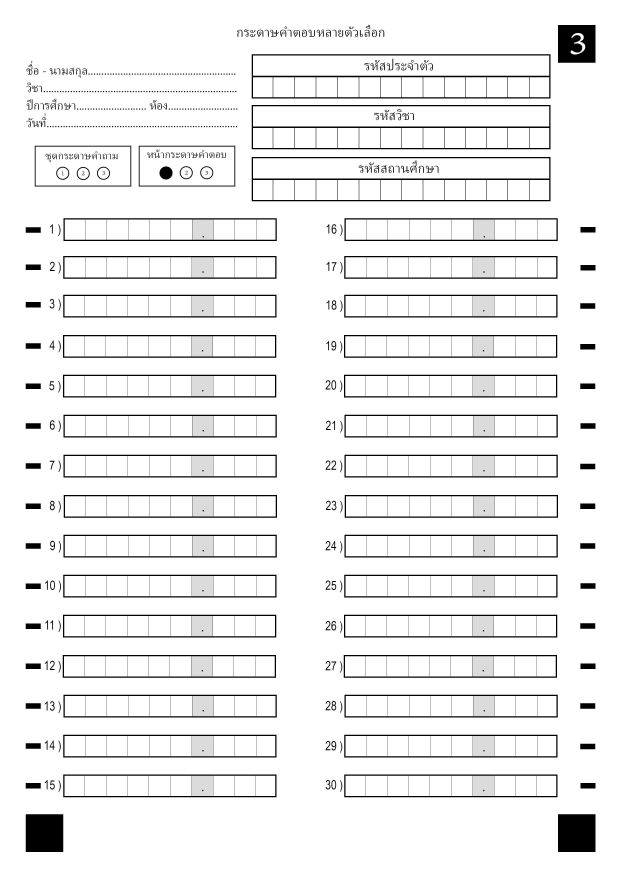
#> input picture T3/template3_page1_role.jpg, 2480 x 3508 px (shown at 1/4 size)
$ python -i common.py   (imports and definitions only)
#> lines starting #> are read from the running program, lines starting #| are printed output that depends on the picture; after the words box and inside, x2 and y2 are one past the last pixel; in counts of white or black regions, pixels touching at a corner belong together
### t3core.py
"""ฟังก์ชันประมวลผลภาพของ Template 3 (ไม่มี deep learning)
flatten แสง -> หาจุดอ้างอิง (สี่เหลี่ยมดำ/กล่องเลข 3/ขีดแถว) -> วัด layout จาก template
-> จัดภาพเป็น 1654x2339 (ลองหมุน 0/180/90/270) -> แบ่งช่อง -> Character Check (ink ratio) -> เตรียมช่อง 32x32
"""
import cv2, json, numpy as np

STD_W, STD_H = 1654, 2339          # ขนาดมาตรฐานหลังจัดภาพ (A4 @200dpi)
N_CELLS = 10                        # ช่องต่อแถวคำตอบ
DECIMAL_IDX = 6                     # ช่องที่ 7 (index 6) = จุดทศนิยม (พิมพ์ไว้แล้ว)
HEADER_CELLS = 14                   # ช่องต่อแถวรหัส

def to_std(img):
    return cv2.resize(img, (STD_W, STD_H), interpolation=cv2.INTER_AREA)

def flatten(gray):
    """แก้แสงไม่สม่ำเสมอ: หารด้วยภาพพื้นหลัง (max-filter) -> พื้นกระดาษขาวเท่ากันทั้งภาพ"""
    h, w = gray.shape
    s = 400 / max(h, w)
    small = cv2.resize(gray, None, fx=s, fy=s, interpolation=cv2.INTER_AREA)
    k = max(3, int(min(small.shape) / 10) | 1)
    bg = cv2.dilate(small, cv2.getStructuringElement(cv2.MORPH_RECT, (k, k)))
    bg = cv2.GaussianBlur(bg, (k, k), 0)
    bg = cv2.resize(bg, (w, h), interpolation=cv2.INTER_LINEAR).astype(np.float32)
    return np.clip(gray.astype(np.float32) / (bg + 1) * 255, 0, 255).astype(np.uint8)

# [4 lines left out: function binarize, not called in this run]

# ---------------------------------------------------------------- markers
def find_markers(img):
    """หาจุดอ้างอิง 4 จุด: สี่เหลี่ยมดำล่างซ้าย, ล่างขวา, กล่องเลข 3 ขวาบน, ขีดดำแถวแรกซ้าย
    คืนค่า dict {name: (cx, cy)} หรือ None"""
    gray = cv2.cvtColor(img, cv2.COLOR_BGR2GRAY) if img.ndim == 3 else img
    H, W = gray.shape
    fl = flatten(gray)
    otsu, _ = cv2.threshold(fl, 0, 255, cv2.THRESH_BINARY + cv2.THRESH_OTSU)
    th = (fl < min(150, otsu)).astype(np.uint8) * 255   # สี่เหลี่ยมพิมพ์ซีด (เทา ~100-120) ก็ยังทึบ
    k = max(2, round(5 * max(H, W) / STD_H))          # kernel ตามขนาดภาพ (ภาพเล็กใช้ kernel เล็ก กันขีดติดกรอบ)
    th = cv2.morphologyEx(th, cv2.MORPH_CLOSE, np.ones((k, k), np.uint8))
    cnts, _ = cv2.findContours(th, cv2.RETR_EXTERNAL, cv2.CHAIN_APPROX_SIMPLE)
    page_area = H * W
    squares, dashes = [], []
    for c in cnts:
        x, y, w, h = cv2.boundingRect(c)
        if w == 0 or h == 0:
            continue
        area = cv2.countNonZero(th[y:y + h, x:x + w])     # นับพิกเซลจริง (แม่นกว่า contourArea ตอนภาพเล็ก)
        ar = w / h
        fill = area / (w * h)
        # สี่เหลี่ยมทึบใหญ่ ~0.25% ของหน้า
        if 0.7 < ar < 1.4 and fill > 0.7 and 0.0008 < area / page_area < 0.01:
            squares.append((x + w / 2, y + h / 2, area))
        # ขีด timing mark (ยาว:สูง ≈ 4:1)
        elif 2.0 < ar < 7 and fill > 0.75 and 0.00005 < area / page_area < 0.001:
            dashes.append((x + w / 2, y + h / 2))
    if len(squares) < 3:
        return None
    # ใช้ 3 สี่เหลี่ยมที่ใหญ่ที่สุด
    squares = sorted(squares, key=lambda s: -s[2])[:3]
    tr = min(squares, key=lambda s: s[1] - s[0])          # บนสุด-ขวาสุด
    rest = [s for s in squares if s is not tr]
    bl, br = sorted(rest, key=lambda s: s[0])
    # ขีดแถวแรกฝั่งซ้าย = ขีดที่ x < กลางหน้า และ y น้อยสุด
    left = [d for d in dashes if d[0] < (bl[0] + br[0]) / 2 and d[1] < bl[1]]
    tl = min(left, key=lambda d: d[1]) if left else None   # ไม่เจอขีด -> ใช้ affine 3 จุด
    return {"tl": tl[:2] if tl else None, "tr": tr[:2], "bl": bl[:2], "br": br[:2]}

def marker_array(m):
    return np.float32([m["tl"], m["tr"], m["br"], m["bl"]])

# ---------------------------------------------------------------- layout (วัดจาก template เปล่า)
def _rects(th, min_w, max_w, ar_lo, ar_hi):
    cnts, _ = cv2.findContours(th, cv2.RETR_EXTERNAL, cv2.CHAIN_APPROX_SIMPLE)
    out = []
    for c in cnts:
        x, y, w, h = cv2.boundingRect(c)
        if min_w <= w <= max_w and ar_lo <= w / h <= ar_hi:
            out.append([x, y, w, h])
    return out

def build_layout(template_img):
    """วัดพิกัดกล่องทั้งหมดจาก template เปล่า (ทำครั้งเดียว) -> dict"""
    img = to_std(template_img)
    gray = cv2.cvtColor(img, cv2.COLOR_BGR2GRAY)
    _, th = cv2.threshold(gray, 0, 255, cv2.THRESH_BINARY_INV + cv2.THRESH_OTSU)
    # ดึงเฉพาะเส้นแนวนอน/แนวตั้งยาว ๆ เพื่อหากรอบตาราง
    hl = cv2.morphologyEx(th, cv2.MORPH_OPEN, cv2.getStructuringElement(cv2.MORPH_RECT, (40, 1)))
    vl = cv2.morphologyEx(th, cv2.MORPH_OPEN, cv2.getStructuringElement(cv2.MORPH_RECT, (1, 25)))
    grid = cv2.dilate(hl | vl, np.ones((3, 3), np.uint8))

    # แถวคำตอบ: กว้าง ~ 1/3 หน้า, อัตราส่วน ~9.5
    rows = _rects(grid, STD_W * 0.25, STD_W * 0.45, 7, 13)
    rows = sorted(rows, key=lambda r: (r[0] > STD_W / 2, r[1]))   # คอลัมน์ซ้ายก่อน แล้วบนลงล่าง
    # กล่องรหัส 3 แถว (เฉพาะส่วนช่องกรอก ไม่รวมหัวข้อ): กว้าง ~ 0.48 หน้า อัตราส่วน ~ 13.8
    # กรอบรวม (หัวข้อ+ช่อง) อัตราส่วน ~7 -> เอาครึ่งล่างเป็นแถวช่องกรอก
    hdr = _rects(grid, STD_W * 0.4, STD_W * 0.55, 5, 9.5)
    hdr = [[x, y + h // 2, w, h - h // 2] for x, y, w, h in sorted(hdr, key=lambda r: r[1])]
    # ช่องฝนวงกลม (ชุดคำถาม/หน้า) — วงกลมเล็ก
    cnts, _ = cv2.findContours(th, cv2.RETR_LIST, cv2.CHAIN_APPROX_SIMPLE)
    circles = []
    for c in cnts:
        x, y, w, h = cv2.boundingRect(c)
        if 25 <= w <= 45 and 0.8 < w / h < 1.25 and y < STD_H * 0.25 and x < STD_W * 0.4:
            per = cv2.arcLength(c, True)
            if per > 0 and 4 * np.pi * cv2.contourArea(c) / per ** 2 > 0.6:
                circles.append([x, y, w, h])
    circles = _dedup(circles)
    circles = sorted(circles, key=lambda r: r[0])
    layout = {
        "size": [STD_W, STD_H],
        "markers": {k: list(map(float, v)) for k, v in find_markers(img).items()},
        "rows": rows,
        "header": dict(zip(["student_id", "subject_id", "school_id"], hdr)),
        "quiz_set": circles[:3],
        "page_no": circles[3:6],
    }
    return layout

def _dedup(rs, tol=8):
    out = []
    for r in rs:
        if all(abs(r[0] - o[0]) > tol or abs(r[1] - o[1]) > tol for o in out):
            out.append(r)
    return out

# ---------------------------------------------------------------- align
def find_page(img):
    """(ทางเลือก) หาขอบกระดาษ 4 มุม แล้วตัดพื้นหลังออก ถ้าไม่เจอคืนภาพเดิม"""
    ratio = 1000 / max(img.shape[:2])
    small = cv2.resize(img, None, fx=ratio, fy=ratio)
    g = cv2.GaussianBlur(cv2.cvtColor(small, cv2.COLOR_BGR2GRAY), (5, 5), 0)
    edges = cv2.dilate(cv2.Canny(g, 50, 150), np.ones((3, 3), np.uint8))
    cnts, _ = cv2.findContours(edges, cv2.RETR_EXTERNAL, cv2.CHAIN_APPROX_SIMPLE)
    for c in sorted(cnts, key=cv2.contourArea, reverse=True)[:5]:
        if cv2.contourArea(c) < 0.3 * small.shape[0] * small.shape[1]:
            break
        approx = cv2.approxPolyDP(c, 0.02 * cv2.arcLength(c, True), True)
        if len(approx) == 4:
            pts = _order(approx.reshape(4, 2) / ratio)
            M = cv2.getPerspectiveTransform(pts, np.float32([[0, 0], [STD_W, 0], [STD_W, STD_H], [0, STD_H]]))
            return cv2.warpPerspective(img, M, (STD_W, STD_H)), M
    return img, None

# [4 lines left out: function _order, not called in this run]

def _align_once(img, layout):
    pre, M0 = find_page(img)
    m = find_markers(pre)
    if m is None and M0 is not None:          # ตัดขอบกระดาษแล้วหาไม่เจอ -> ลองบนภาพเดิม
        pre, M0 = img, None
        m = find_markers(pre)
    if m is None:
        return None, None
    if m["tl"] is not None:
        H = cv2.getPerspectiveTransform(marker_array(m), marker_array(layout["markers"]))
    else:
        k = ["tr", "br", "bl"]
        A = cv2.getAffineTransform(np.float32([m[i] for i in k]), np.float32([layout["markers"][i] for i in k]))
        H = np.vstack([A, [0, 0, 1]])
    aligned = cv2.warpPerspective(pre, H, (STD_W, STD_H), borderValue=(255, 255, 255))
    return aligned, (H @ M0 if M0 is not None else H)

def mask_fields(gray, layout, pad=12):
    """ทาช่องคำตอบ+ช่องรหัสเป็นขาว (ลายมือในช่องไม่ควรมีผลกับ score)"""
    g = gray.copy()
    for x, y, w, h in layout["rows"] + list(layout["header"].values()):
        g[max(0, y - pad):y + h + pad, max(0, x - pad):x + w + pad] = 255
    return g

def match_score(aligned, refs, layout):
    """ความเหมือนกับ template (ใช้ตรวจว่าจัดภาพถูกต้อง/ไม่กลับหัว) — เทียบเฉพาะส่วนที่พิมพ์ไว้
    refs = list ของ template gray (3 หน้า) -> เอาค่าสูงสุด"""
    def vec(g):
        v = cv2.resize(mask_fields(g, layout), (200, 283), interpolation=cv2.INTER_AREA).astype(np.float32)
        return v - v.mean()
    a = vec(flatten(cv2.cvtColor(aligned, cv2.COLOR_BGR2GRAY)))
    return max(float((a * b).sum() / (np.linalg.norm(a) * np.linalg.norm(b) + 1e-6))
               for b in map(vec, refs))

ROTS = [None, cv2.ROTATE_180, cv2.ROTATE_90_CLOCKWISE, cv2.ROTATE_90_COUNTERCLOCKWISE]
# วัดจาก 30 รูปจริง + template (2026-10-14): ทิศถูก 0.863–0.999, หมุนผิด/สะท้อน ≤ 0.61 -> ตัดกลาง ๆ
MIN_SCORE = 0.7

def align(img, layout, refs, min_score=None):
    """จัดภาพถ่ายให้ตรง template ลองหมุน 0/180/90/270 แล้วเลือกที่เหมือน template ที่สุด
    คืน (aligned_img, H, rot, score) — H แมปจากภาพที่หมุนแล้ว -> ภาพมาตรฐาน"""
    min_score = MIN_SCORE if min_score is None else min_score
    best = (None, None, None, -1)
    for rot in ROTS:
        im = img if rot is None else cv2.rotate(img, rot)
        al, H = _align_once(im, layout)
        if al is None:
            continue
        sc = match_score(al, refs, layout)
        if sc > best[3]:
            best = (al, H, rot, sc)
        if sc > 0.8:
            break
    if best[0] is None or best[3] < min_score:
        raise RuntimeError(f"จัดภาพไม่สำเร็จ (score={best[3]:.2f}) — ตรวจว่าเห็นสี่เหลี่ยมดำครบ 3 มุม")
    return best

# ---------------------------------------------------------------- cells
# [36 lines left out: functions refine_rect, split_row, not called in this run]

INK_LEVEL = 185   # ค่าความสว่าง (หลัง flatten) ที่ถือว่าเป็นหมึกสำหรับ Character Check — กระดาษ ~255

DIGIT_LEVEL = 200  # threshold สำหรับตัดรูปตัวเลข (หลวมกว่า เก็บเส้นจาง)

def ink_mask(cell, level=None):
    m = (cell < (level or INK_LEVEL)).astype(np.uint8) * 255
    return cv2.morphologyEx(m, cv2.MORPH_OPEN, np.ones((2, 2), np.uint8))   # ลบจุด noise

# [22 lines left out: function remove_border_lines, not called in this run]

def ink_ratio(cell):
    """สัดส่วนหมึกในช่อง (Character Check: ว่างหรือไม่) ไม่นับเศษเส้นตาราง"""
    return float(remove_border_lines(ink_mask(cell)).mean() / 255)

def bubble_filled(aligned, circles):
    gray = cv2.cvtColor(aligned, cv2.COLOR_BGR2GRAY)
    vals = [255 - gray[y + h // 4:y + 3 * h // 4, x + w // 4:x + 3 * w // 4].mean() for x, y, w, h in circles]
    if max(vals) < 80:                        # ไม่มีวงไหนถูกฝน
        return 0, vals
    return int(np.argmax(vals)) + 1, vals

PAPER_LEVEL = 248  # พื้นกระดาษปกติหลัง flatten (p1 ของช่องในแผ่น train ของเรา ~253)

# [23 lines left out: functions digit_level, prep_cell, not called in this run]

### common.py
"""ค่าตั้งและฟังก์ชันที่ทุกสคริปต์ใช้ร่วมกัน"""
import os, glob, json
import cv2, numpy as np
import t3core as core

ROOT = os.path.dirname(os.path.abspath(__file__))
_RAW_DEFAULT = os.path.join(ROOT, "data", "Raw_Dataset")
if not os.path.isdir(_RAW_DEFAULT) and os.path.isdir(os.path.join(ROOT, "Raw_Dataset")):
    _RAW_DEFAULT = os.path.join(ROOT, "Raw_Dataset")                              # วาง Raw_Dataset ไว้ที่ราก project ก็ได้
RAW_DIR = os.environ.get("RAW_DIR", _RAW_DEFAULT)  # 0/ … 9/ blank/
TEMPLATE_DIR = os.environ.get("TEMPLATE_DIR", os.path.join(ROOT, "T3"))         # template เปล่า page1/2/3
EVAL_DIR = os.path.join(ROOT, "data", "eval")                                    # แผ่นทดสอบ + เฉลย .csv
OUT = os.path.join(ROOT, "out")
# [1 line not run here, left out]

CLASSES = [str(i) for i in range(10)] + ["blank"]
INK_TH = 0.04          # ink ratio ต่ำกว่านี้ = ช่องว่าง (Character Check)
IMG_EXT = (".jpg", ".jpeg", ".png", ".heic", ".heif", ".webp")


def list_imgs(folder):
    """รูปทุกไฟล์ในโฟลเดอร์ (รวมโฟลเดอร์ย่อย)"""
    return sorted(f for f in glob.glob(os.path.join(folder, "**", "*"), recursive=True)
                  if f.lower().endswith(IMG_EXT))


def imread(path):
    """อ่าน jpg/png/HEIC + หมุนตาม EXIF (cv2.imread ไม่สน EXIF)"""
    from PIL import Image, ImageOps
    if path.lower().endswith((".heic", ".heif")):
        import pillow_heif
        pillow_heif.register_heif_opener()
    im = ImageOps.exif_transpose(Image.open(path)).convert("RGB")
    return cv2.cvtColor(np.array(im), cv2.COLOR_RGB2BGR)


def template_path(p):
    fs = [f for f in list_imgs(TEMPLATE_DIR) if f"page{p}" in os.path.basename(f)]
    if not fs:
        raise FileNotFoundError(f"ไม่พบ template page{p} ใน {TEMPLATE_DIR}")
    return fs[0]


_LAYOUT, _REF = {}, {}


def load_layouts():
    """layout ของ 3 หน้า (cache ไว้ที่ out/layout_p*.json)"""
    if _LAYOUT:
        return _LAYOUT, _REF
    for p in [1, 2, 3]:
        tpl = imread(template_path(p))
        cache = os.path.join(OUT, f"layout_p{p}.json")
        if os.path.exists(cache):
            L = json.load(open(cache))
        else:
            L = core.build_layout(tpl)
            assert len(L["rows"]) == 30 and len(L["header"]) == 3, f"page{p}: หา layout ไม่ครบ"
            json.dump(L, open(cache, "w"))
        _LAYOUT[p] = L
        _REF[p] = cv2.cvtColor(core.to_std(tpl), cv2.COLOR_BGR2GRAY)
    return _LAYOUT, _REF


def process_sheet(path):
    """รูปถ่าย -> (aligned, page, layout, H, rot, score)"""
    LAYOUT, REF = load_layouts()
#> in imread, im is the input picture: PIL image 2480x3508 RGB; min 0, max 255, mean 238.5
#> in build_layout, `_, th = cv2.threshold(gray, 0, 255, cv2.THRESH_BINARY_INV + cv2.THRESH..`:
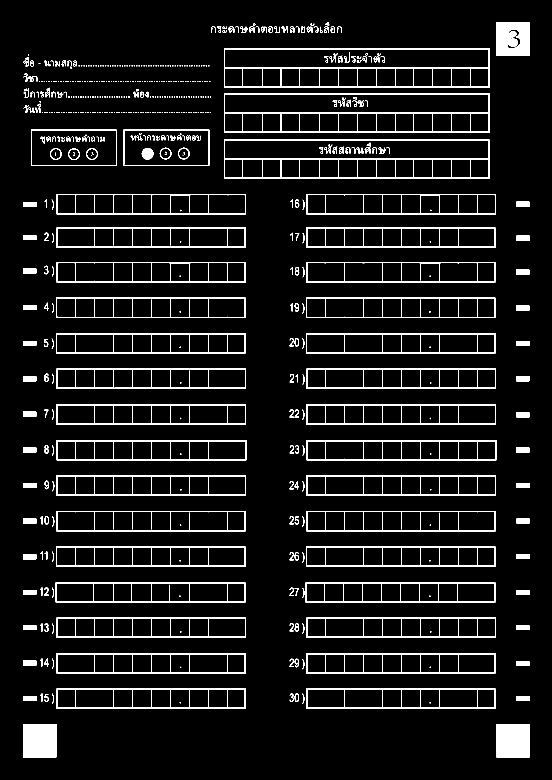
#> th: shape (2339, 1654) (shown at 1/3 size); 6.3% white; 589 white regions (300 under 20 px), largest, box (x1, y1, x2, y2) and area: (672, 419, 1469, 537) 10417, (672, 145, 1469, 263) 10416, (69, 2172, 169, 2272) 10000
#> in build_layout, `vl = cv2.morphologyEx(th, cv2.MORPH_OPEN, cv2.getStructuringElement(cv..`:
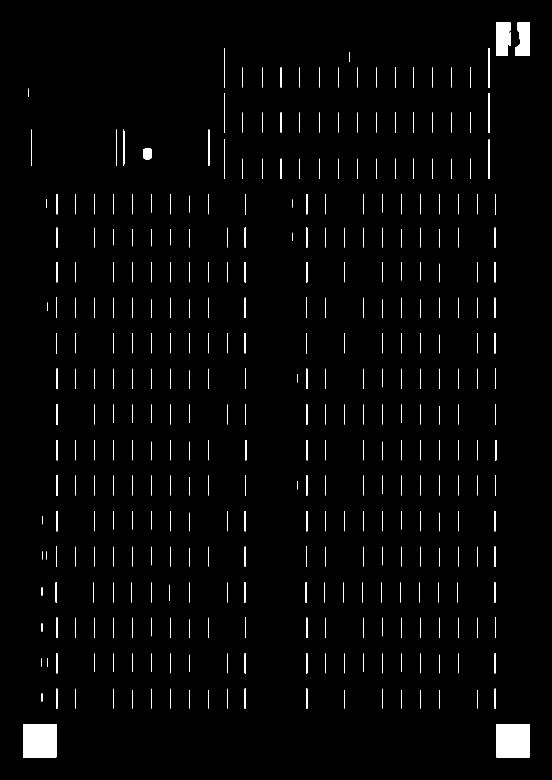
#> vl: shape (2339, 1654) (shown at 1/3 size); 1.6% white; 359 white regions, largest, box (x1, y1, x2, y2) and area: (69, 2172, 169, 2272) 10000, (1489, 2172, 1589, 2272) 10000, (1489, 67, 1532, 167) 3985
#> in build_layout, `grid = cv2.dilate(hl | vl, np.ones((3, 3), np.uint8))`:
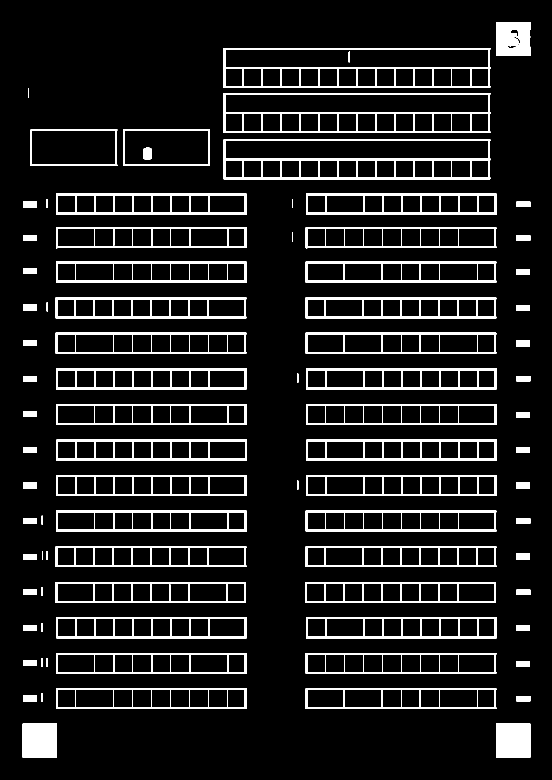
#> grid: shape (2339, 1654) (shown at 1/3 size); 9% white; 85 white regions
#> in _rects, `cnts, _ = cv2.findContours(th, cv2.RETR_EXTERNAL, cv2.CHAIN_APPROX_SIM..`: cnts = 83 contours; largest, box (x1, y1, x2, y2) and area: (671, 418, 1471, 538) 94978, (671, 144, 1471, 264) 94978, (671, 279, 1471, 399) 94977, (919, 1319, 1491, 1382) 35351, (918, 1105, 1490, 1168) 35351
#> the loop in _rects, `for c in cnts:` made 83 passes
#> (c, x, y, w, h) on passes 1 to 3: ([[1488, 2171], [1488, 2272], [1590, 2272], [1590, 2171]], 1488, 2171, 103, 102), ([[68, 2171], [68, 2272], [170, 2272], [170, 2171]], 68, 2171, 103, 102), ([[1549, 2088], [1549, 2103], [1590, 2103], [1590, 2088]], 1549, 2088, 42, 16)
#> after the loop in _rects, `for c in cnts:`: out = 30 items, first 6: [917, 2065, 572, 62], [168, 2065, 572, 62], [917, 1959, 572, 62], [168, 1959, 572, 62], [918, 1852, 572, 63], [168, 1852, 572, 63]
#> in build_layout, `rows = _rects(grid, STD_W * 0.25, STD_W * 0.45, 7, 13)`: rows has the same summary as out in _rects
#> in build_layout, `rows = sorted(rows, key=lambda r: (r[0] > STD_W / 2, r[1]))`: rows = 30 items, first 6: [168, 581, 572, 63], [168, 682, 572, 63], [168, 785, 572, 63], [167, 892, 572, 63], [167, 998, 572, 63], [168, 1105, 572, 63]
#> the loop in _rects (call 2), `for c in cnts:` made 83 passes
#> in build_layout, `hdr = _rects(grid, STD_W * 0.4, STD_W * 0.55, 5, 9.5)`: hdr = [[671, 418, 800, 120], [671, 279, 800, 120], [671, 144, 800, 120]]
#> in build_layout, `hdr = [[x, y + h // 2, w, h - h // 2] for x, y, w, h in sorted(hdr, ke..`: hdr = [[671, 204, 800, 60], [671, 339, 800, 60], [671, 478, 800, 60]]
#> in build_layout, `cnts, _ = cv2.findContours(th, cv2.RETR_LIST, cv2.CHAIN_APPROX_SIMPLE)`: cnts = 971 contours, 398 with area under 20; largest, box (x1, y1, x2, y2) and area: (672, 280, 1469, 398) 93132, (672, 419, 1469, 537) 93132, (672, 145, 1469, 263) 93132, (674, 421, 1466, 477) 43503, (674, 282, 1466, 338) 43503
#> the loop in build_layout, `for c in cnts:` made 971 passes
#> (x, y, w, h) on passes 3 to 5: (1289, 2106, 4, 4), (539, 2106, 4, 4), (1549, 2088, 40, 15)
#> the loop in _dedup, `for r in rs:` made 11 passes
#> r on passes 1 to 4: [206, 447, 32, 32], [260, 446, 32, 32], [152, 446, 31, 32], [536, 445, 31, 32]
#> in find_markers, `th = cv2.morphologyEx(th, cv2.MORPH_CLOSE, np.ones((k, k), np.uint8))`:
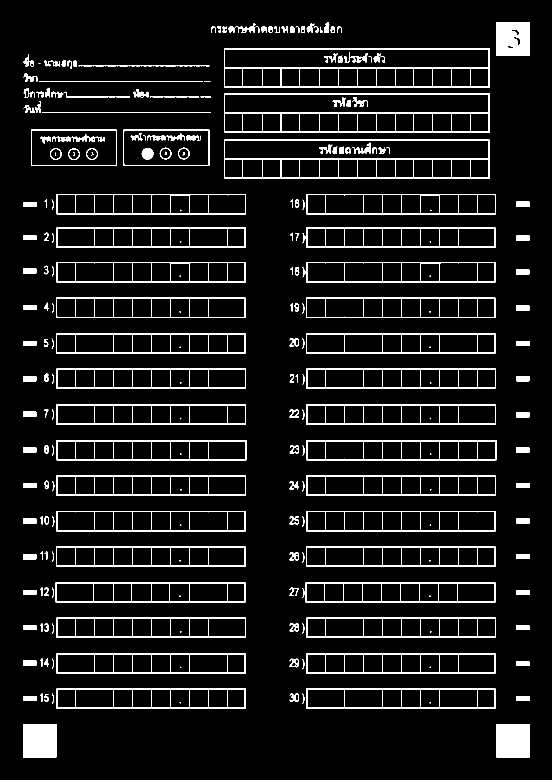
#> th: shape (2339, 1654) (shown at 1/3 size); 6.5% white; 242 white regions (32 under 20 px), largest, box (x1, y1, x2, y2) and area: (672, 419, 1469, 537) 10417, (672, 145, 1469, 263) 10416, (69, 2172, 169, 2272) 10000
#> the loop in find_markers, `for c in cnts:` made 176 passes
#> c on passes 1, 2, 4: [[1489, 2172], [1489, 2271], [1588, 2271], [1588, 2172]], [[69, 2172], [69, 2271], [168, 2271], [168, 2172]], [[69, 2088], [69, 2102], [108, 2102], [108, 2088]]
    aligned, H, rot, score = core.align(imread(path), LAYOUT[1], [REF[p] for p in (1, 2, 3)])
#> the loop in align, `for rot in ROTS:` made 1 pass
#> pass 1, in find_page, `g = cv2.GaussianBlur(cv2.cvtColor(small, cv2.COLOR_BGR2GRAY), (5, 5), 0)`:
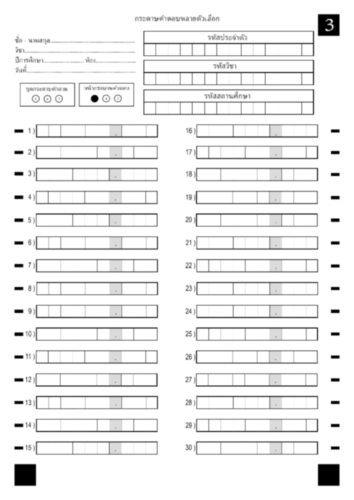
#> g: shape (1000, 707) (shown at 1/2 size); min 0, max 255, mean 238.6
#> pass 1, in find_page, `edges = cv2.dilate(cv2.Canny(g, 50, 150), np.ones((3, 3), np.uint8))`:
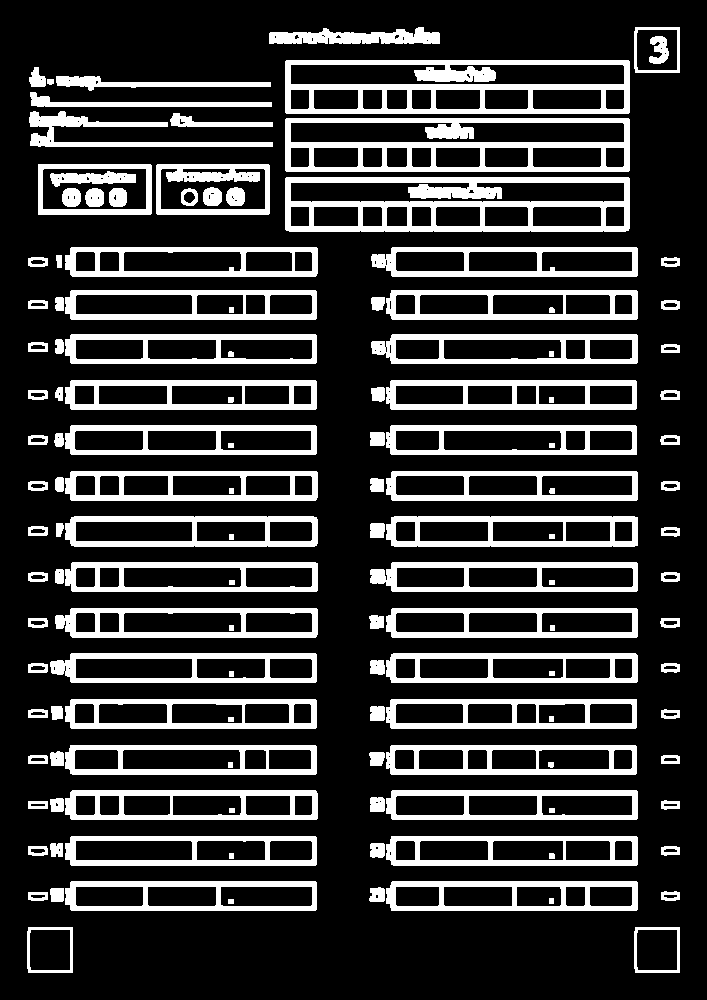
#> edges: shape (1000, 707); 21.2% white; 136 white regions, largest, box (x1, y1, x2, y2) and area: (285, 177, 630, 232) 8477, (285, 60, 630, 114) 7747, (285, 118, 630, 172) 7354
    page, _ = core.bubble_filled(aligned, LAYOUT[1]["page_no"])
    page = page or 1
    return aligned, page, LAYOUT[page], H, rot, score


# [32 lines left out: functions sheet_cells, draw_layout, not called in this run]

>>> result = process_sheet('T3/template3_page1_role.jpg')
